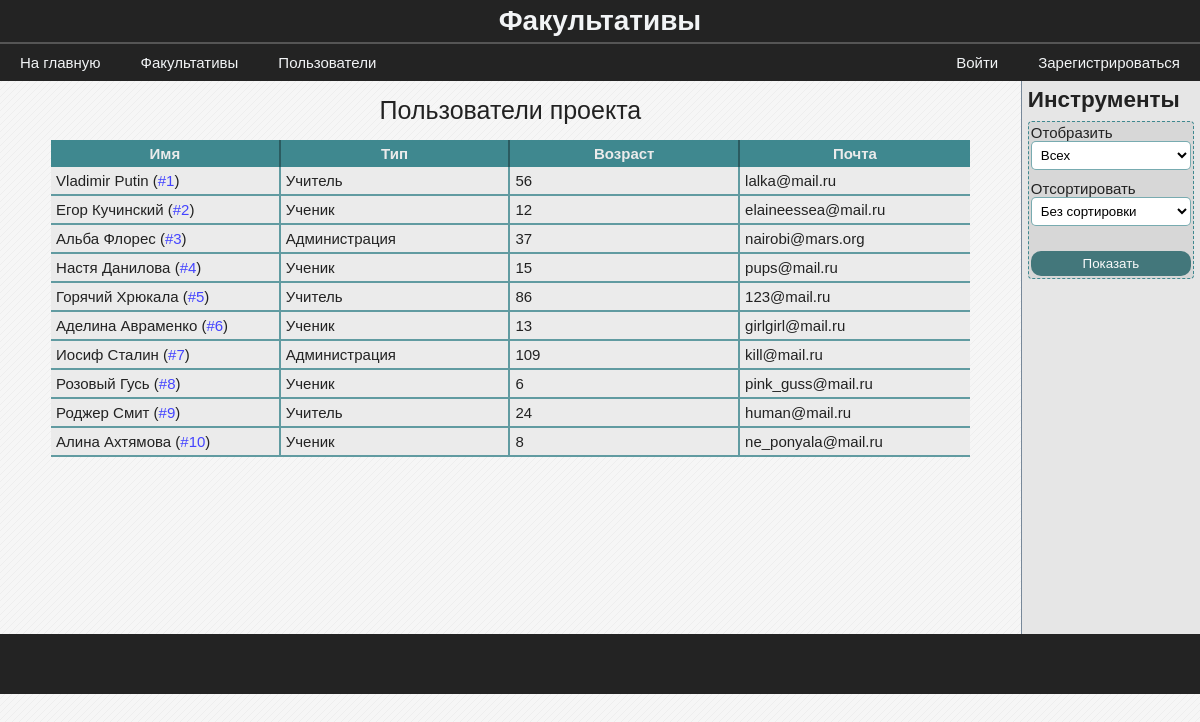
Before: /users/ with the older database file.
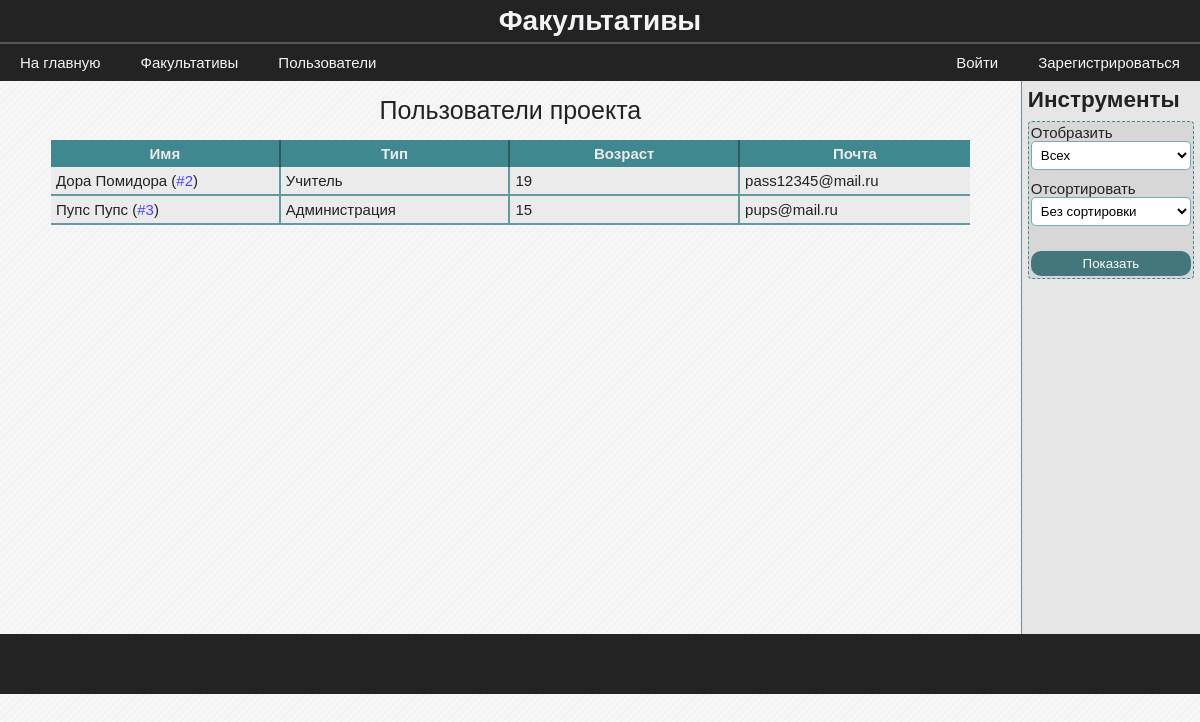
After: the same page with the newer database file.
### data/model_users.py (models this page shows, shortened)
class User(SqlAlchemyBase, UserMixin, SerializerMixin):
    __tablename__ = 'users'
    id = sqlalchemy.Column(sqlalchemy.Integer,
                           primary_key=True, autoincrement=True)
    surname = sqlalchemy.Column(sqlalchemy.String)
    name = sqlalchemy.Column(sqlalchemy.String)
    age = sqlalchemy.Column(sqlalchemy.Integer)
    email = sqlalchemy.Column(sqlalchemy.String)
    type = sqlalchemy.Column(sqlalchemy.Integer)
    last_time_in = sqlalchemy.Column(sqlalchemy.String,
                                     default=time.ctime)
    hashed_password = sqlalchemy.Column(sqlalchemy.String)
    photo = sqlalchemy.orm.relation("File", uselist=False)
    groups = sqlalchemy.orm.relation("Group",
                                     secondary="users_to_groups",
                                     backref="users")

### blueprints/users.py (the view)
@blueprint.route('/users/', methods=['GET', 'POST'])
def users():
    session = db_session.create_session()
    form = FormFilterUsers()
    if form.validate_on_submit():
        if form.filter_by.data == 4:
            users = session.query(User).all()
        else:
            users = session.query(User).filter(User.type == form.filter_by.data).all()
        if form.sort_by.data == 2:
            users.sort(key=lambda x: (x.name, x.surname))
        elif form.sort_by.data == 1:
            users.sort(key=lambda x: x.type)
        return render_template('users.html', users=users, bool_userbox=True, form=form)
    else:
        users = session.query(User).all()
        return render_template('users.html', users=users, bool_userbox=True, form=form)

### forms/form_filter_users.py
class FormFilterUsers(FlaskForm):
    filter_by = SelectField('Отобразить', choices=[(4, 'Всех'), (3, 'Учеников'), (2, 'Учителей'), (1, 'Администрацию')], coerce=int)
    sort_by = SelectField('Отсортировать', choices=[(3, 'Без сортировки'), (2, 'По алфавиту'), (1, 'По типу')], coerce=int)
    submit = SubmitField('Показать')

### data/db_session.py (called while the page is built)
def create_session() -> Session:
    global __factory
    return __factory()

### templates/users.html (shortened to what this page needs)
{% extends "base.html" %}
{% block content %}
    <table class="average-table">
        <caption>Пользователи проекта</caption>
        <thead>
            <th>Имя</th>
            <th>Тип</th>
            <th>Возраст</th>
            <th>Почта</th>
        </thead>
        <tbody>
            {% for user in users %}
                <tr>
                    <td>{{ user.name }} {{ user.surname }} (<a href="/user/{{ user.id }}">#{{ user.id }}</a>)</td>
                    <td>
                        {{ 'Ученик ' if user.type == 3 }}
                        {{ 'Учитель' if user.type == 2 }}
                        {{ 'Администрация' if user.type == 1 }}
                    </td>
                    <td>{{ user.age }}</td>
                    <td>{{ user.email }}</td>
                </tr>
            {% endfor %}
        </tbody>
    </table>
{% endblock %}
{% if bool_userbox %}
{% block userbox %}
    <h2>Инструменты</h2>
    {% from 'macros/render_field.html' import render_field %}
    <form method='POST' class='mini-form' novalidate>
        {{ render_field(form.filter_by, class="form-field")}}
        {{ render_field(form.sort_by, class="form-field")}}
        <section>
            {{ form.submit(class='blue-btn submit') }}
        </section>
    </form>
{% endblock %}
{% endif %}

Changed rows visible on the page:
removed User: name "Vladimir", surname "Putin", id "1", type "Учитель", age "56", email "lalka@mail.ru"
removed User: name "Настя", surname "Данилова", id "4", type "Ученик", age "15", email "pups@mail.ru"
removed User: name "Горячий", surname "Хрюкала", id "5", type "Учитель", age "86", email "123@mail.ru"
removed User: name "Аделина", surname "Авраменко", id "6", type "Ученик", age "13", email "girlgirl@mail.ru"
removed User: name "Иосиф", surname "Сталин", id "7", type "Администрация", age "109", email "kill@mail.ru"
removed User: name "Розовый", surname "Гусь", id "8", type "Ученик", age "6", email "pink_guss@mail.ru"
removed User: name "Роджер", surname "Смит", id "9", type "Учитель", age "24", email "human@mail.ru"
removed User: name "Алина", surname "Ахтямова", id "10", type "Ученик", age "8", email "ne_ponyala@mail.ru"
changed User id 2: name "Егор" → "Дора"; surname "Кучинский" → "Помидора"; age "12" → "19"; email "elaineessea@mail.ru" → "pass12345@mail.ru"; type "Ученик" → "Учитель"
changed User "Администрация": name "Альба" → "Пупс"; surname "Флорес" → "Пупс"; age "37" → "15"; email "nairobi@mars.org" → "pups@mail.ru"
